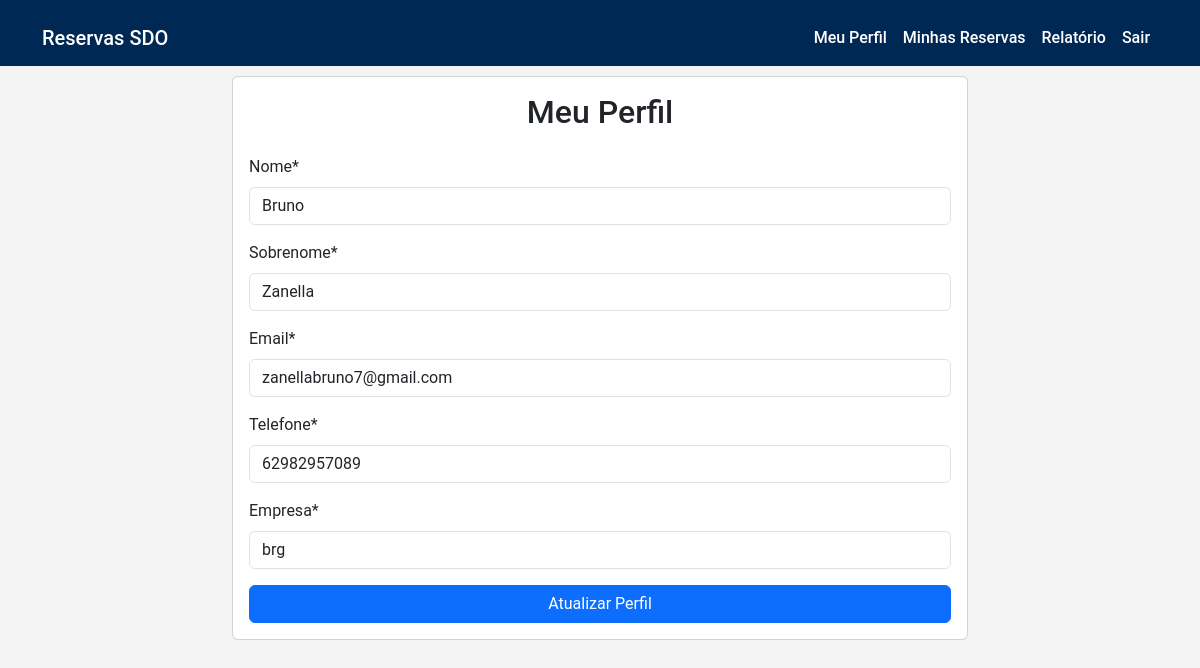
The app's page /usuarios/perfil/ (signed in) with its own data.
### usuarios/models.py (models this page shows, shortened)
class Usuario(AbstractUser):
    nome = models.CharField(max_length=100)
    sobrenome = models.CharField(max_length=100)
    email = models.EmailField(unique=True)
    telefone = models.CharField(max_length=20)
    empresa = models.CharField(max_length=100)

### usuarios/views.py (the view)
# urls.py: path('perfil/', views.perfil, name='perfil'),
@login_required
def perfil(request):
    if request.method == 'POST':
        form = UsuarioUpdateForm(request.POST, instance=request.user)
        if form.is_valid():
            form.save()
            messages.success(request, 'Perfil atualizado com sucesso!')
            return redirect('perfil')
    else:
        form = UsuarioUpdateForm(instance=request.user)
    return render(request, 'usuarios/perfil.html', {'form': form})

### usuarios/forms.py
class UsuarioUpdateForm(forms.ModelForm):
    class Meta:
        model = Usuario
        fields = ['nome', 'sobrenome', 'email', 'telefone', 'empresa']
    def __init__(self, *args, **kwargs):
        super().__init__(*args, **kwargs)
        for field in self.fields.values():
            field.widget.attrs['class'] = 'form-control'

### templates/usuarios/perfil.html (shortened to what this page needs)
{% extends 'base.html' %}
{% load crispy_forms_tags %}
{% block content %}
<div class="row justify-content-center">
    <div class="col-md-8">
        <div class="card">
            <div class="card-body">
                <h2 class="text-center mb-4">Meu Perfil</h2>
                <form method="post">
                    {{ form|crispy }}
                    <div class="d-grid gap-2">
                        <button type="submit" class="btn btn-primary">Atualizar Perfil</button>
                    </div>
                </form>
            </div>
        </div>
    </div>
</div>
{% endblock %}

### templates/base.html (style rules this page uses)
body { background-color: #f4f4f4; font-family: 'Roboto', sans-serif; }

### records on screen
Usuario: nome "Bruno", sobrenome "Zanella", email "zanellabruno7@gmail.com", telefone "62982957089", empresa "brg"
